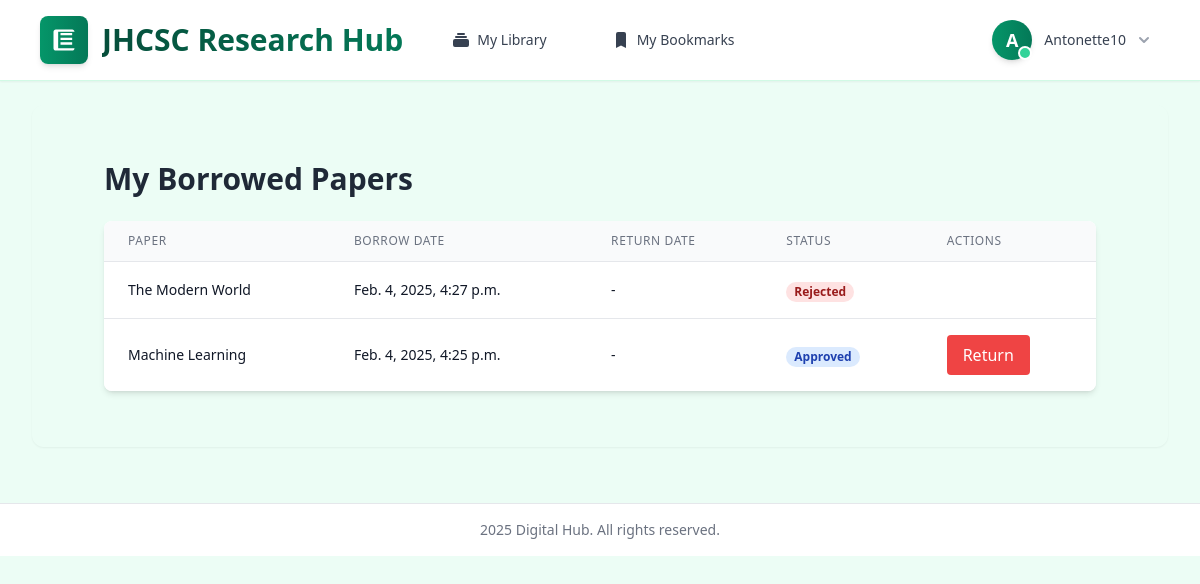
Page /accounts/my-borrowed-papers/ (signed in) on the earlier database version.
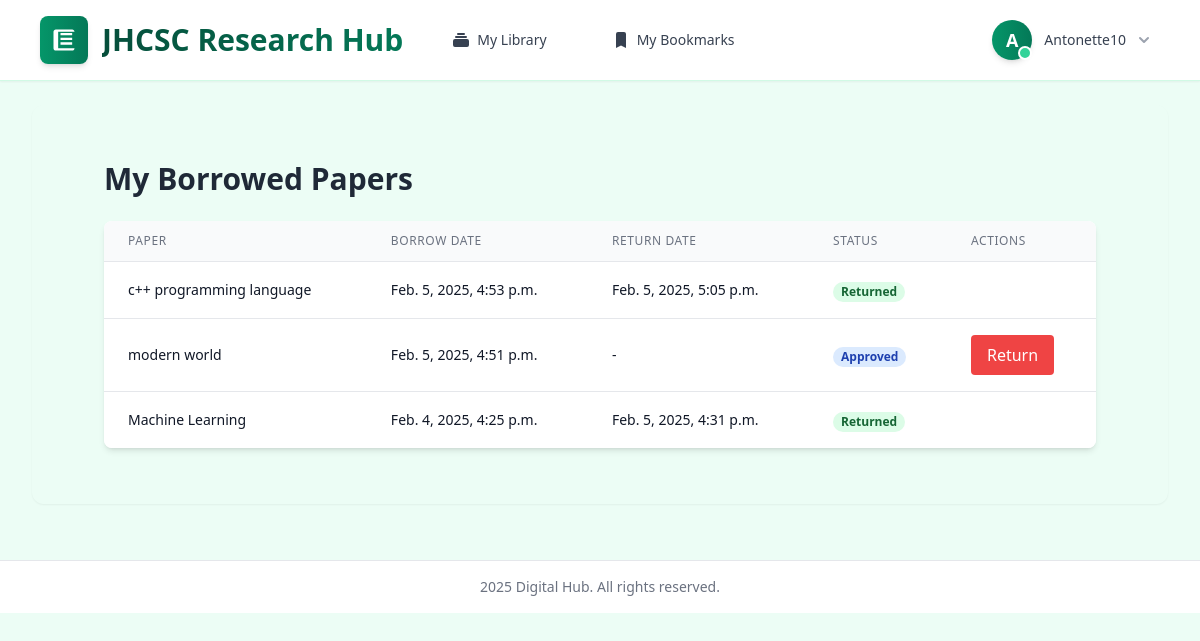
Same page on the later database version.
### scholar/models.py (models this page shows, shortened)
class Borrow(models.Model):
    STATUS_CHOICES = [
        ('pending', 'Pending Approval'),
        ('approved', 'Approved'),
        ('rejected', 'Rejected'),
        ('reserved', 'Reserved'),
    ]
    RETURN_STATUS_CHOICES = [
        ('pending', 'Pending Return Approval'),
        ('approved', 'Return Approved'),
        ('rejected', 'Return Rejected'),
    ]
    user = models.ForeignKey(User, on_delete=models.CASCADE)
    paper = models.ForeignKey(Paper, on_delete=models.CASCADE)
    borrow_date = models.DateTimeField(auto_now_add=True)
    return_date = models.DateTimeField(null=True, blank=True)
    status = models.CharField(max_length=10, choices=STATUS_CHOICES, default='pending')
    return_status = models.CharField(max_length=10, choices=RETURN_STATUS_CHOICES, null=True, blank=True)
    is_returned = models.BooleanField(default=False)  # Add this field
    due_date = models.DateTimeField(null=True, blank=True)
    class Meta:
        ordering = ['-borrow_date']

class Paper(models.Model):
    title = models.CharField(max_length=255)
    authors = models.ManyToManyField('Author', related_name='papers')
    abstract = models.TextField()
    publication_date = models.DateField()
    citations = models.PositiveIntegerField(default=0)
    available_copies = models.PositiveIntegerField(default=1)
    view_count = models.PositiveIntegerField(default=0)
    viewers = models.ManyToManyField(User, related_name='viewed_papers', blank=True)
    pdf_file = models.FileField(upload_to='papers/', blank=True, null=True)  # Add this field

### scholar/views.py (the view)
# urls.py: path('my-borrowed-papers/', views.my_borrowed_papers, name='my_borrowed_papers'),
@login_required
def my_borrowed_papers(request):
    borrows = Borrow.objects.filter(user=request.user).order_by('-borrow_date')
    return render(request, 'scholar/my_borrowed_papers.html', {'borrows': borrows})

### scholar/templates/scholar/my_borrowed_papers.html (shortened to what this page needs)
{% extends 'scholar/base.html' %}
{% block content %}
<div class="container mx-auto px-4 py-8">
    <h1 class="text-3xl font-bold text-gray-800 mb-6">My Borrowed Papers</h1>
    <div class="bg-white shadow-md rounded-lg overflow-hidden">
        <table class="min-w-full divide-y divide-gray-200">
            <thead class="bg-gray-50">
                <tr>
                    <th scope="col" class="px-6 py-3 text-left text-xs font-medium text-gray-500 uppercase tracking-wider">
                        Paper
                    </th>
                    <th scope="col" class="px-6 py-3 text-left text-xs font-medium text-gray-500 uppercase tracking-wider">
                        Borrow Date
                    </th>
                    <th scope="col" class="px-6 py-3 text-left text-xs font-medium text-gray-500 uppercase tracking-wider">
                        Return Date
                    </th>
                    <th scope="col" class="px-6 py-3 text-left text-xs font-medium text-gray-500 uppercase tracking-wider">
                        Status
                    </th>
                    <th scope="col" class="px-6 py-3 text-left text-xs font-medium text-gray-500 uppercase tracking-wider">
                        Actions
                    </th>
                </tr>
            </thead>
            <tbody class="bg-white divide-y divide-gray-200">
                {% for borrow in borrows %}
                <tr class="hover:bg-gray-50 transition-colors">
                    <td class="px-6 py-4 whitespace-nowrap">
                        <div class="text-sm text-gray-900">{{ borrow.paper.title }}</div>
                    </td>
                    <td class="px-6 py-4 whitespace-nowrap">
                        <div class="text-sm text-gray-900">{{ borrow.borrow_date }}</div>
                    </td>
                    <td class="px-6 py-4 whitespace-nowrap">
                        <div class="text-sm text-gray-900">{{ borrow.return_date|default:"-" }}</div>
                    </td>
                    <td class="px-6 py-4 whitespace-nowrap">
                        {% if borrow.is_returned %}
                        <span class="px-2 inline-flex text-xs leading-5 font-semibold rounded-full bg-green-100 text-green-800">
                            Returned
                        </span>
                        {% elif borrow.status == 'pending' %}
                        <span class="px-2 inline-flex text-xs leading-5 font-semibold rounded-full bg-yellow-100 text-yellow-800">
                            Pending
                        </span>
                        {% elif borrow.status == 'approved' %}
                        <span class="px-2 inline-flex text-xs leading-5 font-semibold rounded-full bg-blue-100 text-blue-800">
                            Approved
                        </span>
                        {% elif borrow.status == 'rejected' %}
                        <span class="px-2 inline-flex text-xs leading-5 font-semibold rounded-full bg-red-100 text-red-800">
                            Rejected
                        </span>
                        {% endif %}
                    </td>
                    <td class="px-6 py-4 whitespace-nowrap">
                        {% if borrow.status == 'approved' and not borrow.is_returned %}
                            {% if borrow.return_status == 'pending' %}
                                <button class="px-4 py-2 bg-gray-500 text-white rounded cursor-not-allowed" disabled>
                                    Return Requested
                                </button>
                            {% else %}
                                <form action="{% url 'request_return' borrow.id %}" method="post" class="return-form">
                                    <button type="submit" class="px-4 py-2 bg-red-500 text-white rounded hover:bg-red-600 return-button">
                                        Return
                                    </button>
                                </form>
                            {% endif %}
                        {% endif %}
                    </td>
                </tr>
                {% endfor %}
            </tbody>
        </table>
    </div>
</div>
{% endblock %}

### scholar/templates/scholar/base.html (shortened to what this page needs)
<!DOCTYPE html>
<html lang="en">
<head>
    <script src="https://cdn.tailwindcss.com"></script>
</head>
<body class="bg-emerald-50">
    <div class="fixed inset-0 pattern-background pointer-events-none"></div>
    <div class="relative">
        {% include 'scholar/partials/navbar.html' %}
    </div>
    <main class="relative max-w-7xl mx-auto py-6 sm:px-6 lg:px-8">
        <div class="content-background rounded-xl shadow-sm p-6">
            {% block content %}{% endblock %}
        </div>
    </main>
    {% include 'scholar/partials/footer.html' %}
</body>
</html>

### scholar/templates/scholar/partials/navbar.html (shortened to what this page needs)
<nav class="bg-white border-b border-emerald-100 shadow-sm sticky top-0 z-50">
    <div class="max-w-7xl mx-auto px-6 sm:px-8 lg:px-10">
        <div class="flex justify-between h-20 items-center">
            <div class="flex items-center space-x-8">
                <a href="{% url 'home' %}" class="flex items-center group">
                    <div class="bg-gradient-to-r from-emerald-600 to-emerald-700 text-white p-2.5 rounded-lg group-hover:from-emerald-700 group-hover:to-emerald-800 transition-all duration-200 shadow-md">
                        <svg class="h-7 w-7" fill="currentColor" viewBox="0 0 24 24">
                            <path d="M21 5c0-1.1-.9-2-2-2h-14c-1.1 0-2 .9-2 2v14c0 1.1.9 2 2 2h14c1.1 0 2-.9 2-2v-14zm-14 14v-14h14v14h-14zm12-3h-10v-2h10v2zm0-4h-10v-2h10v2zm0-4h-10v-2h10v2z"/>
                        </svg>
                    </div>
                    <span class="ml-3.5 text-3xl font-bold bg-gradient-to-r from-emerald-900 to-emerald-700 bg-clip-text text-transparent">JHCSC Research Hub</span>
                </a>
                <div class="hidden sm:flex sm:items-center sm:space-x-4">
                    {% if user.is_authenticated and not user.is_staff %}
                        <a href="{% url 'my_borrowed_papers' %}"
                           class="nav-link inline-flex items-center px-4 py-2 text-sm font-medium rounded-md transition-all duration-150 {% if 'my_borrowed_papers' in request.path %}text-emerald-700 bg-emerald-50 hover:bg-emerald-100{% else %}text-gray-700 hover:text-gray-900 hover:bg-emerald-50{% endif %}">
                            <svg class="mr-1.5 h-5 w-5" xmlns="http://www.w3.org/2000/svg" viewBox="0 0 20 20" fill="currentColor">
                                <path d="M7 3a1 1 0 000 2h6a1 1 0 100-2H7zM4 7a1 1 0 011-1h10a1 1 0 110 2H5a1 1 0 01-1-1zM2 11a2 2 0 012-2h12a2 2 0 012 2v4a2 2 0 01-2 2H4a2 2 0 01-2-2v-4z" />
                            </svg>
                            My Library
                        </a>
                    {% endif %}
                </div>
                <div class="hidden sm:flex sm:items-center sm:space-x-4">
                    {% if user.is_authenticated and not user.is_staff %}
                    <a href="{% url 'my_bookmarked_papers' %}"
                           class="nav-link inline-flex items-center px-4 py-2 text-sm font-medium rounded-md transition-all duration-150 {% if 'my_bookmarks' in request.path %}text-emerald-700 bg-emerald-50 hover:bg-emerald-100{% else %}text-gray-700 hover:text-gray-900 hover:bg-emerald-50{% endif %}">
                            <svg class="mr-1.5 h-5 w-5" xmlns="http://www.w3.org/2000/svg" viewBox="0 0 20 20" fill="currentColor">
                                <path d="M5 4a2 2 0 012-2h6a2 2 0 012 2v14l-5-2.5L5 18V4z" />
                            </svg>
                            My Bookmarks
                        </a>
                    {% endif %}
                </div>            </div>
            <div class="flex items-center space-x-6">
                {% if user.is_authenticated %}
    <div class="relative z-50" x-data="{ open: false }">
        <button @click="open = !open"
                class="flex items-center space-x-3 group focus:outline-none rounded-lg p-1.5 transition-all duration-200 hover:bg-emerald-50"
                :class="{ 'ring-2 ring-emerald-500 ring-offset-2 bg-emerald-50': open }">
            <div class="flex items-center space-x-3">
                <div class="relative">
                    <div class="w-10 h-10 rounded-full bg-gradient-to-r from-emerald-600 to-emerald-700 flex items-center justify-center text-white font-bold text-lg shadow-md transform transition-transform duration-200 group-hover:scale-105">
                        {{ user.username|make_list|first|upper }}
                    </div>
                    <div class="absolute bottom-0 right-0 w-3.5 h-3.5 bg-emerald-400 border-2 border-white rounded-full"></div>
                </div>
                <div class="flex items-center">
                    <span class="text-sm font-medium text-gray-700 group-hover:text-gray-900">{{ user.username|title }}</span>
                </div>
            </div>
        </button>
        {% endif %}
        </div>
    </div>
</nav>

### scholar/templates/scholar/partials/footer.html
<footer class="bg-white border-t border-gray-200 mt-8">
    <div class="max-w-7xl mx-auto py-4 px-4 sm:px-6 lg:px-8">
        <p class="text-center text-sm text-gray-500"> {% now "Y" %} Digital Hub. All rights reserved.</p>
    </div>
</footer>

Differences in the rows shown:
removed Borrow: paper "The Modern World", borrow_date "Feb. 4, 2025, 4:27 p.m.", return_date "-", is_returned "Rejected"
added Borrow: paper "c++ programming language", borrow_date "Feb. 5, 2025, 4:53 p.m.", return_date "Feb. 5, 2025, 5:05 p.m.", is_returned "Returned"
added Borrow: paper "modern world", borrow_date "Feb. 5, 2025, 4:51 p.m.", return_date "-", is_returned "Approved", status "Return"
changed Borrow "Machine Learning": return_date "-" → "Feb. 5, 2025, 4:31 p.m."; is_returned "Approved Return" → "Returned"
